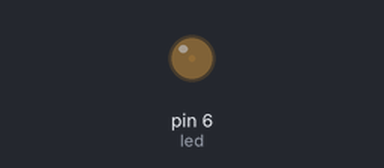
This sketch was run on a simulated Arduino Uno, built with avr-gcc and run on an emulated ATmega328P. On the bench: output pins drawn as LEDs (lit = HIGH).

Above: at 0.05 s.
At 3.8 s:
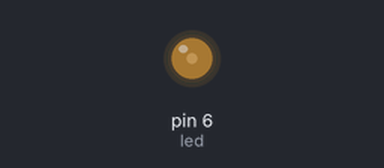
Timing chart, 0 to 8.3 s (numbered marks = the images above):
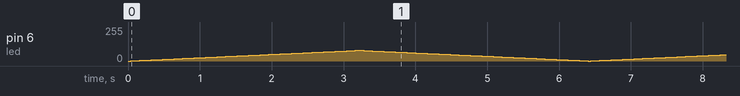

The sketch:

controlBright.ino
```cpp
int led = 6;
int brightness = 0;
int fadeAmount = 1;

void setup(){
  pinMode(led,OUTPUT);
}

void loop(){

  analogWrite(led,brightness);

  brightness = brightness + fadeAmount;

  if(brightness <= 0 || brightness >= 80){
    fadeAmount = -fadeAmount;
  }


  delay(40);
}
```
